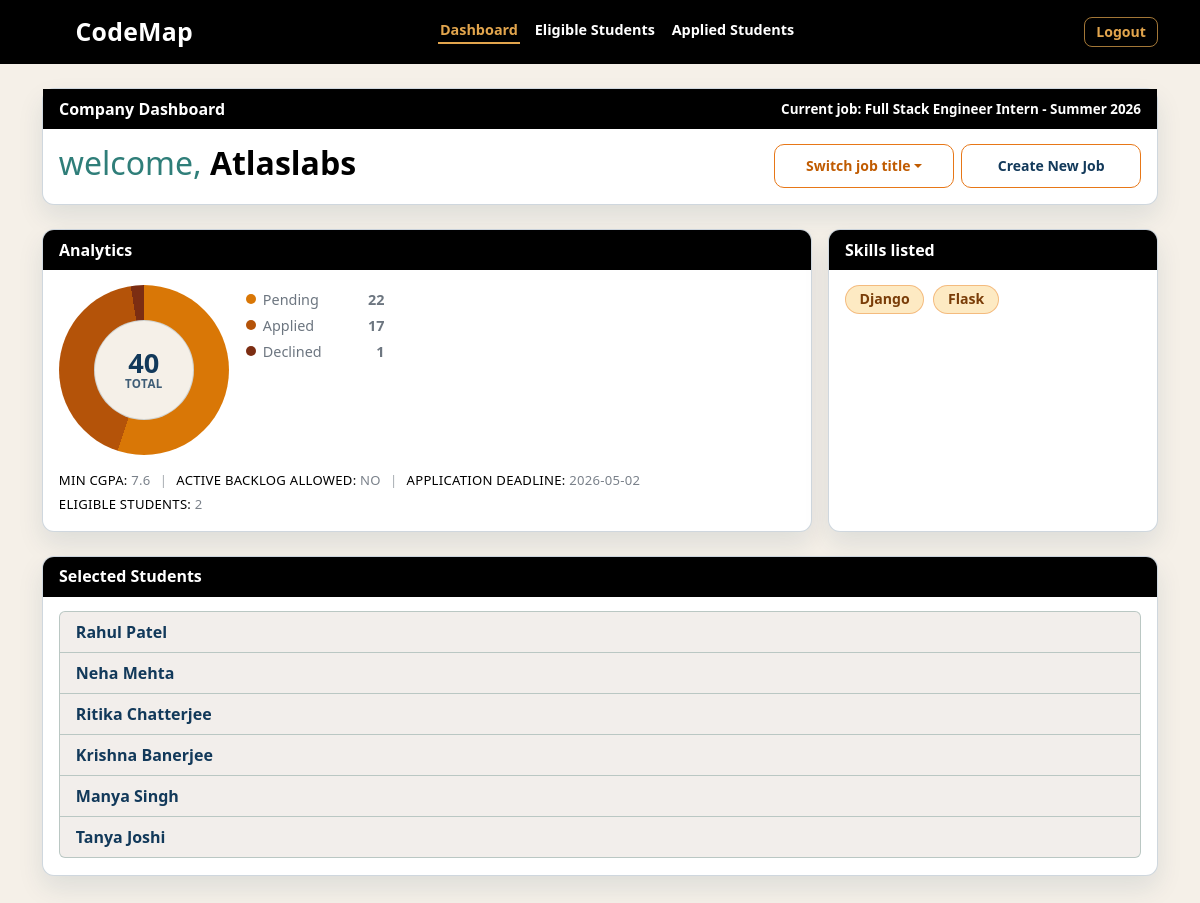
Screenshot of /company/dashboard?section=dashboard&top=25&job_id=1 (signed in) with the database file from the repository.
### tables this page shows
CREATE TABLE company_job_posts (
        id INTEGER PRIMARY KEY AUTOINCREMENT,
        company_id INTEGER NOT NULL,
        title TEXT NOT NULL,
        job_description TEXT NOT NULL,
        required_skills_json TEXT NOT NULL,
        allow_active_backlog INTEGER NOT NULL DEFAULT 1,
        min_cgpa REAL NOT NULL,
        shortlist_count INTEGER NOT NULL,
        application_deadline TEXT NOT NULL,
        status TEXT NOT NULL DEFAULT 'open',
        created_at TEXT NOT NULL,
        updated_at TEXT NOT NULL,
        FOREIGN KEY(company_id) REFERENCES company_accounts(id) ON DELETE CASCADE
    );

CREATE TABLE company_accounts (
        id INTEGER PRIMARY KEY AUTOINCREMENT,
        username TEXT NOT NULL UNIQUE,
        password_hash TEXT NOT NULL,
        created_at TEXT NOT NULL,
        updated_at TEXT NOT NULL
    );

CREATE TABLE company_job_shortlists (
        id INTEGER PRIMARY KEY AUTOINCREMENT,
        job_id INTEGER NOT NULL,
        student_id INTEGER NOT NULL,
        created_at TEXT NOT NULL,
        UNIQUE(job_id, student_id),
        FOREIGN KEY(job_id) REFERENCES company_job_posts(id) ON DELETE CASCADE,
        FOREIGN KEY(student_id) REFERENCES students(id) ON DELETE CASCADE
    );

CREATE TABLE students (
        id INTEGER PRIMARY KEY AUTOINCREMENT,
        name TEXT NOT NULL,
        branch TEXT NOT NULL,
        current_year INTEGER NOT NULL,
        created_at TEXT NOT NULL,
        updated_at TEXT NOT NULL
    , weekly_study_hours INTEGER NOT NULL DEFAULT 8, cgpa REAL NOT NULL DEFAULT 7.0, has_active_backlog INTEGER NOT NULL DEFAULT 0);

### backend/web_portal/routers/pages.py (the view)
@router.get("/company/dashboard", response_class=HTMLResponse)
def company_dashboard_page(
    request: Request,
    job_id: int | None = None,
    top: int | None = None,
    section: str = "dashboard",
    error: str = "",
) -> HTMLResponse:
    company = _current_company(request)
    if company is None:
        escaped = quote_plus("Please login as a company first.")
        return RedirectResponse(url=f"/company/auth?error={escaped}", status_code=303)
    active_company_section = _normalize_company_section(section, "dashboard")
    try:
        dashboard = company_service.get_company_dashboard(
            int(company["id"]),
            job_id=job_id,
            top_n=top,
        )
    except ValueError as exc:
        escaped = quote_plus(str(exc))
        return RedirectResponse(url=f"/company/job/create/step1?error={escaped}", status_code=303)
    return templates.TemplateResponse(
        "company_dashboard.html",
        {
            "request": request,
            "asset_version": _asset_version(),
            "company": company,
            "company_dashboard": dashboard,
            "active_company_section": active_company_section,
            "error": error,
        },
    )

### backend/web_portal/templates/company_dashboard.html (shortened to what this page needs)
{% extends "base.html" %}
{% block body_class %}dashboard-page company-page{% endblock %}
{% block page_styles %}
<link href="/static/css/company.css?v={{ asset_version }}" rel="stylesheet">
{% endblock %}
{% block content %}
{% set company_section = active_company_section if active_company_section else "dashboard" %}
{% set pending_count = company_dashboard.status_counts.pending | int %}
{% set applied_count = company_dashboard.status_counts.applied | int %}
{% set declined_count = company_dashboard.status_counts.declined | int %}
{% set status_total = pending_count + applied_count + declined_count %}
{% set pending_percent = ((pending_count * 100.0) / status_total) if status_total > 0 else 0 %}
{% set applied_percent = ((applied_count * 100.0) / status_total) if status_total > 0 else 0 %}
{% set pending_stop = pending_percent %}
{% set applied_stop = pending_percent + applied_percent %}
{% if company_section == "dashboard" %}
<section class="page-card mb-4 company-header-card">
    <div class="company-card-ribbon company-main-ribbon">
        <span class="company-main-ribbon-title">
            {% if company_section == "eligible" %}
                Eligible Students
            {% elif company_section == "applied" %}
                Applied Students
            {% else %}
                Company Dashboard
            {% endif %}
        </span>
        <span class="company-main-ribbon-job">Current job: {{ company_dashboard.active_job.title }}</span>
    </div>
    <div class="company-card-body">
        <div class="company-dashboard-header">
            <div class="company-welcome-wrap">
                <p class="company-welcome-text mb-0">
                    <span class="company-welcome-label">welcome, </span>
                    <span class="company-welcome-name">{{ company.username }}</span>
                </p>
            </div>
            <div class="company-dashboard-actions">
                <div class="dropdown company-switch-dropdown">
                    <button
                        class="btn btn-sm company-switch-btn dropdown-toggle"
                        type="button"
                        data-bs-toggle="dropdown"
                        aria-expanded="false"
                    >
                        Switch job title
                    </button>
                </div>
                <a href="/company/job/create/step1" class="btn btn-sm company-create-job-btn">Create New Job</a>
            </div>
        </div>
    </div>
</section>
{% endif %}
{% if company_section == "dashboard" %}
<section class="company-analytics-grid mb-4">
    <article class="page-card h-100">
        <div class="company-card-ribbon">Analytics</div>
        <div class="company-card-body">
            <div class="company-job-insights-grid">
                <div class="company-job-insights-main">
                    <div class="company-status-row" aria-label="Application status summary">
                        <div
                            class="company-status-donut{% if status_total == 0 %} is-empty{% endif %}"
                            style="--pending-stop: {{ '%.2f'|format(pending_stop) }}%; --applied-stop: {{ '%.2f'|format(applied_stop) }}%;"
                            role="img"
                            aria-label="Pending {{ pending_count }}, Applied {{ applied_count }}, Declined {{ declined_count }}"
                        >
                            <div class="company-status-donut-center">
                                <span class="company-status-total">{{ status_total }}</span>
                                <span class="company-status-total-label">Total</span>
                            </div>
                        </div>
                        <ul class="company-status-legend list-unstyled mb-0">
                            <li>
                                <span class="company-status-legend-label"><span class="company-status-dot is-pending"></span>Pending</span>
                                <strong>{{ pending_count }}</strong>
                            </li>
                            <li>
                                <span class="company-status-legend-label"><span class="company-status-dot is-applied"></span>Applied</span>
                                <strong>{{ applied_count }}</strong>
                            </li>
                            <li>
                                <span class="company-status-legend-label"><span class="company-status-dot is-declined"></span>Declined</span>
                                <strong>{{ declined_count }}</strong>
                            </li>
                        </ul>
                    </div>
                    <div class="company-job-details mt-3">
                        <div class="company-job-meta-lines">
                            <p class="company-job-meta-line">
                                <span class="company-job-meta-label">Min CGPA:</span>
                                <strong>{{ "%.1f"|format(company_dashboard.active_job.min_cgpa) }}</strong>
                                <span class="company-job-meta-sep">|</span>
                                <span class="company-job-meta-label">Active backlog allowed:</span>
                                <strong>{% if company_dashboard.active_job.allow_active_backlog == 1 %}Yes{% else %}No{% endif %}</strong>
                                <span class="company-job-meta-sep">|</span>
                                <span class="company-job-meta-label">Application deadline:</span>
                                <strong>{{ company_dashboard.active_job.application_deadline }}</strong>
                            </p>
                            <p class="company-job-meta-line">
                                <span class="company-job-meta-label">Eligible students:</span>
                                <strong>{{ company_dashboard.eligible_count }}</strong>
                            </p>
                        </div>
                    </div>
                </div>
            </div>
        </div>
    </article>
    <article class="page-card h-100">
        <div class="company-card-ribbon">Skills listed</div>
        <div class="company-card-body">
            {% if company_dashboard.active_job.required_skill_labels %}
                <div class="company-job-skill-bubbles">
                    {% for skill in company_dashboard.active_job.required_skill_labels %}
                        <span class="company-job-skill-pill">{{ skill }}</span>
                    {% endfor %}
                </div>
            {% else %}
                <p class="text-muted mb-0">No required skills.</p>
            {% endif %}
        </div>
    </article>
</section>
{% endif %}
{% if company_section == "eligible" %}
    <section class="page-card mb-4">
        <div class="company-card-ribbon">Top Eligible Students</div>
        <div class="company-card-body">
            {% if company_dashboard.top_candidates %}
                <div class="table-responsive">
                    <table class="table align-middle">
                        <thead>
                            <tr>
                                <th>Student</th>
                                <th>Skills</th>
                                <th>Test Score</th>
                                <th>Regularity</th>
                                <th>CGPA</th>
                                <th>Status</th>
                                <th>Final Score</th>
                            </tr>
                        </thead>
                        <tbody>
                            {% for candidate in company_dashboard.top_candidates %}
                                <tr>
                                    <td>
                                        <div class="fw-semibold">{{ candidate.student_name }}</div>
                                        <div class="small text-muted">{{ candidate.branch }} | Year {{ candidate.current_year }}</div>
                                    </td>
                                    <td>
                                        {% if candidate.all_skills_display %}
                                            <div class="company-table-skill-bubbles">
                                                {% for skill in candidate.all_skills_display %}
                                                    <span class="company-job-skill-pill company-table-skill-pill">{{ skill }}</span>
                                                {% endfor %}
                                            </div>
                                        {% else %}
                                            <span class="text-muted">-</span>
                                        {% endif %}
                                    </td>
                                    <td>{{ "%.1f"|format(candidate.cumulative_test_score) }}</td>
                                    <td>{{ "%.1f"|format(candidate.regularity_rating) }}</td>
                                    <td>{{ "%.2f"|format(candidate.cgpa) }}</td>
                                    <td class="text-capitalize">{{ candidate.application_status }}</td>
                                    <td>
                                        <strong>{{ "%.1f"|format(candidate.final_score) }}</strong>
                                        <div class="small text-muted">{{ candidate.metrics_source }}</div>
                                    </td>
                                </tr>
                            {% endfor %}
                        </tbody>
                    </table>
                </div>
            {% else %}
                <p class="text-muted mb-0">No students match this criteria yet.</p>
            {% endif %}
        </div>
    </section>
{% elif company_section == "dashboard" %}
    <section class="page-card mb-4">
        <div class="company-card-ribbon">Selected Students</div>
        <div class="company-card-body">
            {% if company_dashboard.selected_students %}
                <ul class="list-group">
                    {% for item in company_dashboard.selected_students %}
                        <li class="list-group-item">
                            <div class="fw-semibold">{{ item.student_name }}</div>
                        </li>
                    {% endfor %}
                </ul>
            {% else %}
                <p class="text-muted mb-0">No shortlisted students yet.</p>
            {% endif %}
        </div>
    </section>
{% endif %}
{% endblock %}

### backend/web_portal/static/css/base.css (style rules this page uses)
:root { --autumn-1: #d16300; --autumn-2: #e77717; --autumn-3: #f99b07; --autumn-4: #f6b328; --autumn-5: #f2c26d; --palette-navy: #12395a; --palette-green: #3b6e69; --palette-yellow: #e2a54d; --palette-aqua: #97d3cd; --palette-pink: #efeae6; --palette-mint: #e4f2ea; --bg: #f1dfbc; --bg-deep: #e3c894; --card: #f6e3bf; --card-2: #f1d9ad; --text: #2b2014; --muted: #715537; --line: #d8b98c; --line-strong: #caa673; --accent: var(--autumn-2); --accent-dark: var(--autumn-1); --accent-soft: rgba(231, 119, 23, 0.16); --codemap-wordmark-font: "Trebuchet MS", "Segoe UI", sans-serif; }
body { background: radial-gradient(circle at 10% 10%, #f7e4bf 0%, var(--bg) 52%, var(--bg-deep) 100%); color: var(--text); }
html, body, * { scrollbar-width: none; -ms-overflow-style: none; }
a { color: var(--accent-dark); }
.page-card { border: 1px solid var(--line); border-radius: 12px; background: linear-gradient(160deg, var(--card) 0%, var(--card-2) 100%); box-shadow: 0 12px 28px rgba(90, 63, 32, 0.08); }
.list-group-item { background: rgba(255, 241, 208, 0.76); color: var(--text); border-color: rgba(166, 136, 98, 0.32); }
body:not(.onboarding-page) { background: #f5f0e8; position: relative; z-index: 0; color: var(--palette-navy); }
body:not(.onboarding-page)::before { content: ""; position: fixed; inset: 0; background-color: #f5f0e8; background-size: auto; background-repeat: repeat; background-position: center top; filter: none; transform: none; z-index: -1; pointer-events: none; }
body.dashboard-page::before { background-color: #f4f4f4; background-image: url("/static/photos/science-doodle-exact.jpg"); background-size: 460px auto; background-repeat: repeat; background-position: center top; filter: blur(0); transform: none; }
body:not(.onboarding-page) a { color: var(--palette-navy); }
body:not(.onboarding-page) .page-card { border-color: rgba(18, 57, 90, 0.2); background: linear-gradient( 160deg, var(--palette-pink) 0%, #f2f6f3 52%, var(--palette-mint) 100% ); box-shadow: 0 12px 26px rgba(18, 57, 90, 0.1); }
body:not(.onboarding-page) .list-group-item { background: rgba(239, 234, 230, 0.78); color: var(--palette-navy); border-color: rgba(59, 110, 105, 0.3); }

### rows the page displays
company_job_posts: active_job "Full Stack Engineer Intern - Summer 2026", active_job.min_cgpa "7.6", active_job.application_deadline "2026-05-02"
company_accounts: username "Atlaslabs"
company_job_shortlists: student_name "Rahul Patel"
company_job_shortlists: student_name "Neha Mehta"
company_job_shortlists: student_name "Ritika Chatterjee"
company_job_shortlists: student_name "Krishna Banerjee"
company_job_shortlists: student_name "Manya Singh"
company_job_shortlists: student_name "Tanya Joshi"

### other values shown
{{ status_total }} "40"
{{ pending_count }} "22"
{{ applied_count }} "17"
{{ declined_count }} "1"
{{ company_dashboard.eligible_count }} "2"
{{ skill }} "Django" "Flask"
